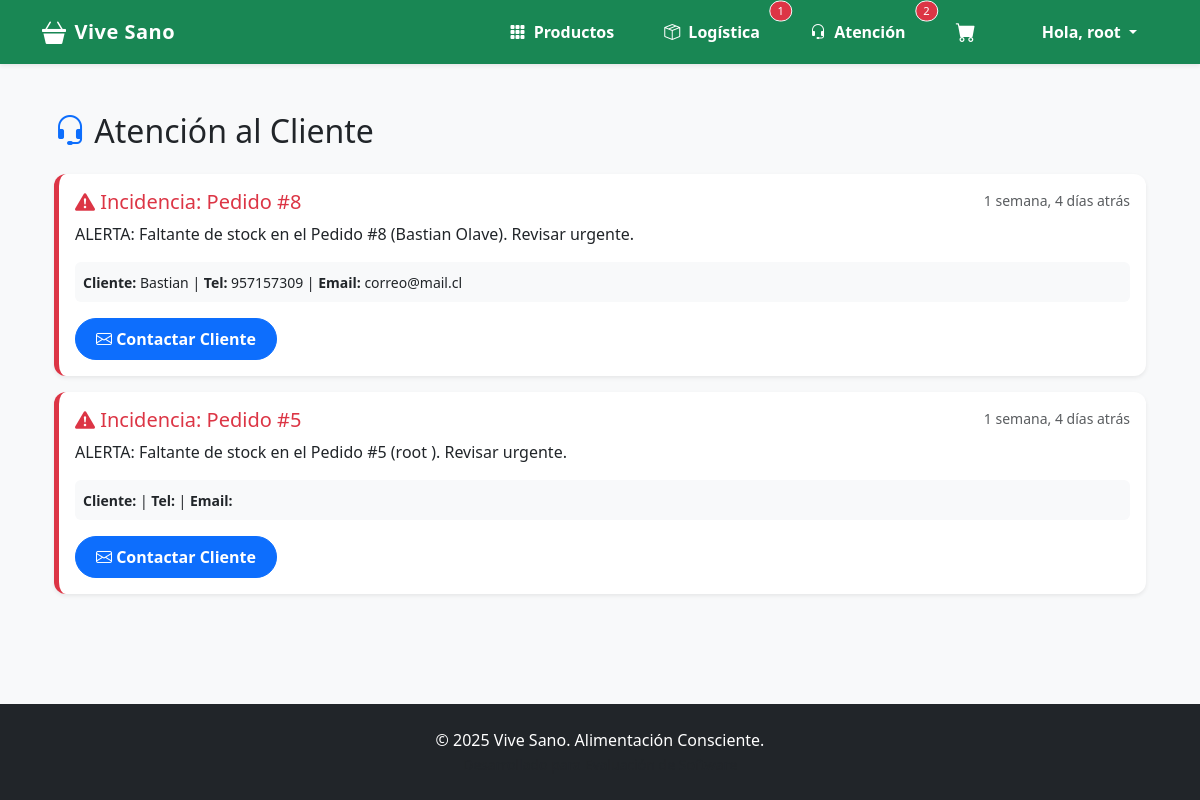
Before: /gestion/atencion/ (signed in) with the older database file.
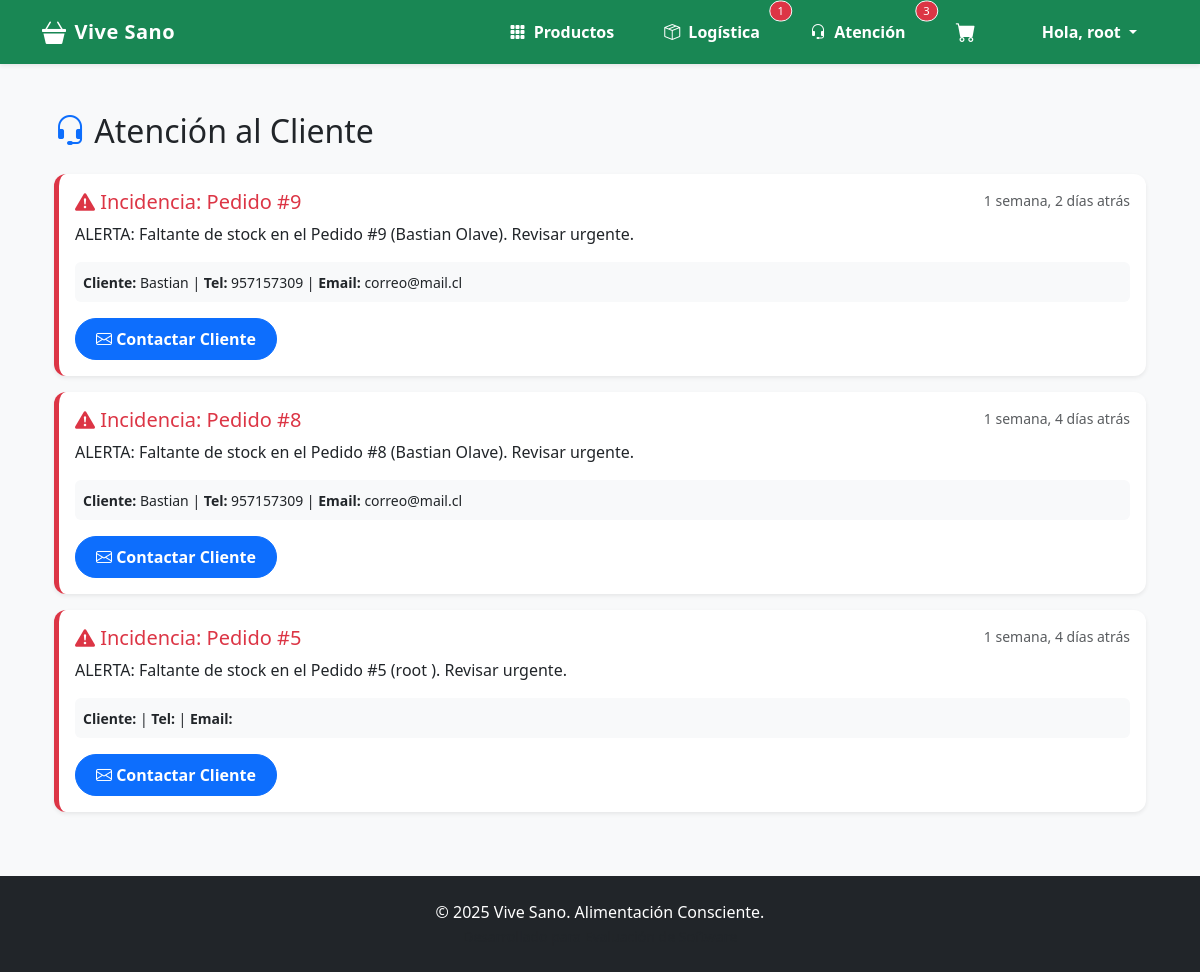
After: the same page with the newer database file.
### gestion/models.py (models this page shows, shortened)
class Notificacion(models.Model):
    ESTADOS = [
        ('PENDIENTE', 'Pendiente de Contacto'),
        ('ESPERA', 'Esperando Respuesta del Cliente'),
        ('LISTO', 'Gestionado / Resuelto'),
        ('CANCELADO', 'Pedido Anulado')
    ]
    destinatario_grupo = models.ForeignKey(Group, on_delete=models.CASCADE)
    mensaje = models.TextField()
    fecha = models.DateTimeField(auto_now_add=True)
    estado = models.CharField(max_length=20, choices=ESTADOS, default='PENDIENTE')
    pedido = models.ForeignKey(Pedido, on_delete=models.SET_NULL, null=True, blank=True)

class Pedido(models.Model):
    ESTADO_CHOICES = [
        ('Pendiente', 'Pendiente'),
        ('En Preparacion', 'En Preparación'),
        ('En Espera Faltante', 'En espera por faltante'), # [cite: 339]
        ('Despachado', 'Despachado'),
        ('Entregado', 'Entregado'),
        ('Cancelado', 'Cancelado'),
    ]
    cliente = models.ForeignKey(Cliente, on_delete=models.SET_NULL, null=True, blank=True)
    fecha = models.DateTimeField(auto_now_add=True)
    total = models.DecimalField(max_digits=10, decimal_places=2, default=0.00)
    estado = models.CharField(max_length=20, choices=ESTADO_CHOICES, default='Pendiente')
    codigo_seguimiento = models.CharField(max_length=20, blank=True, null=True)

class Cliente(models.Model):
    user = models.OneToOneField(User, on_delete=models.CASCADE, null=True, blank=True)
    nombre = models.CharField(max_length=100)
    apellido = models.CharField(max_length=100)
    email = models.EmailField(unique=True)
    telefono = models.CharField(max_length=15, blank=True)
    direccion = models.CharField(max_length=255, blank=True)
    comuna = models.CharField(max_length=100, blank=True)
    codigo_postal = models.CharField(max_length=10, blank=True)

### gestion/views.py (the view)
    def wrapper(request, *args, **kwargs):
        if not request.user.is_authenticated:
            return redirect('core:login')
        if not request.user.is_staff:
            messages.error(request, "No tienes permisos para acceder a esa sección.")
            return redirect('core:home')
        return view_func(request, *args, **kwargs)

### core/context_processors.py (called while the page is built)
def contadores_globales(request):
    data = {
        'cant_logistica': 0,
        'cant_atencion': 0
    }
    if request.user.is_authenticated and request.user.is_staff:
        if request.user.groups.filter(name='Logistica').exists() or request.user.is_superuser:
            data['cant_logistica'] = Pedido.objects.filter(
                estado__in=['Pendiente', 'En Preparacion', 'Pagado (WebPay)']
            ).count()
        if request.user.groups.filter(name='Atencion al cliente').exists() or request.user.is_superuser:
            try:
                grupo_atencion = Group.objects.get(name='Atencion al cliente')
                data['cant_atencion'] = Notificacion.objects.filter(
                    destinatario_grupo=grupo_atencion
                ).exclude(estado__in=['LISTO', 'CANCELADO']).count()
            except Group.DoesNotExist:
                pass
    return data

### core/templatetags/auth_extras.py (called while the page is built)
@register.filter(name='has_group')
def has_group(user, group_name):
    try:
        group = Group.objects.get(name=group_name)
    except Group.DoesNotExist:
        return False
    return group in user.groups.all()

### gestion/templates/gestion/dashboard_atencion.html (shortened to what this page needs)
{% extends 'base.html' %}
{% block content %}
<div class="container">
    <h2 class="mb-4"><i class="bi bi-headset text-primary"></i> Atención al Cliente</h2>
    <div class="row">
        <div class="col-md-12">
            {% for notif in notificaciones %}
            <div class="card mb-3 border-start border-5 {% if notif.estado == 'PENDIENTE' %}border-danger{% else %}border-warning{% endif %} shadow-sm">
                <div class="card-body">
                    <div class="d-flex justify-content-between">
                        <h5 class="card-title text-danger">
                            <i class="bi bi-exclamation-triangle-fill"></i> Incidencia: Pedido #{{ notif.pedido.id }}
                        </h5>
                        <small class="text-muted">{{ notif.fecha|timesince }} atrás</small>
                    </div>
                    <p class="card-text">{{ notif.mensaje }}</p>
                    <div class="bg-light p-2 rounded mb-3">
                        <small>
                            <strong>Cliente:</strong> {{ notif.pedido.cliente.nombre }} |
                            <strong>Tel:</strong> {{ notif.pedido.cliente.telefono }} |
                            <strong>Email:</strong> {{ notif.pedido.cliente.email }}
                        </small>
                    </div>
                    <div class="d-flex gap-2">
                        {% if notif.estado == 'PENDIENTE' %}
                            <a href="{% url 'redactar_correo' notif.id %}" class="btn btn-primary">
                                <i class="bi bi-envelope"></i> Contactar Cliente
                            </a>
                        {% endif %}
                    </div>
                </div>
            </div>
            {% empty %}
            <div class="text-center py-5">
                <i class="bi bi-emoji-smile fs-1 text-muted"></i>
                <p class="mt-3 text-muted">No hay incidencias pendientes.</p>
            </div>
            {% endfor %}
        </div>
    </div>
</div>
{% endblock %}

### templates/base.html (shortened to what this page needs)
{% load static %}
{% load auth_extras %} <!DOCTYPE html>
<html lang="es">
<head>
    <link href="https://cdn.jsdelivr.net/npm/bootstrap@5.3.2/dist/css/bootstrap.min.css" rel="stylesheet">
    <link rel="stylesheet" href="https://cdn.jsdelivr.net/npm/bootstrap-icons@1.11.3/font/bootstrap-icons.css">
    <link rel="stylesheet" href="https://cdn.jsdelivr.net/gh/lipis/flag-icons@6.6.6/css/flag-icons.min.css"/>
    <link rel="stylesheet" href="{% static 'css/styles.css' %}">
</head>
<body class="d-flex flex-column min-vh-100">
    <nav class="navbar navbar-expand-lg navbar-dark bg-success sticky-top shadow-sm">
      <div class="container">
        <a class="navbar-brand d-flex align-items-center" href="{% url 'core:home' %}">
            <i class="bi bi-basket3-fill me-2 fs-4"></i>
            <span>Vive Sano</span>
        </a>
        <div class="collapse navbar-collapse" id="navbarNav">
          <ul class="navbar-nav ms-auto align-items-center gap-2">
            <li class="nav-item">
                <a class="nav-link" href="{% url 'core:catalogo' %}">
                    <i class="bi bi-grid-3x3-gap-fill me-1"></i> Productos
                </a>
            </li>
            {% if user.is_staff %}
                {% if request.user|has_group:"Logistica" or user.is_superuser %}
                    <li class="nav-item position-relative">
                        <a class="nav-link" href="{% url 'dashboard_logistica' %}">
                            <i class="bi bi-box-seam me-1"></i> Logística
                        </a>
                        {% if cant_logistica > 0 %}
                        <span class="position-absolute top-0 start-100 translate-middle badge rounded-pill bg-danger border border-light" style="font-size: 0.7rem;">
                            {{ cant_logistica }}
                        </span>
                        {% endif %}
                    </li>
                {% endif %}
                {% if request.user|has_group:"Atencion al cliente" or user.is_superuser %}
                    <li class="nav-item position-relative">
                        <a class="nav-link" href="{% url 'dashboard_atencion' %}">
                            <i class="bi bi-headset me-1"></i> Atención
                        </a>
                        {% if cant_atencion > 0 %}
                        <span class="position-absolute top-0 start-100 translate-middle badge rounded-pill bg-danger border border-light" style="font-size: 0.7rem;">
                            {{ cant_atencion }}
                        </span>
                        {% endif %}
                    </li>
                {% endif %}
            {% endif %}
            <li class="nav-item position-relative me-2">
                <a href="{% url 'core:ver_carrito' %}" class="nav-link">
                    <i class="bi bi-cart-fill fs-5"></i>
                </a>
            </li>
            {% if user.is_authenticated %}
                <li class="nav-item dropdown ms-2">
                    <a class="nav-link dropdown-toggle" href="#" role="button" data-bs-toggle="dropdown">
                        Hola, {{ user.first_name|default:user.username }}
                    </a>
                </li>
            {% endif %}
          </ul>
        </div>
      </div>
    </nav>
    <main class="container my-5 flex-grow-1">
        {% block content %}{% endblock %}
    </main>
    <footer class="bg-dark text-white text-center py-4 mt-auto">
        <div class="container">
            <p class="mb-0">&copy; 2025 Vive Sano. Alimentación Consciente.</p>
            <small class="text-muted">Desarrollado para Evaluación de Software</small>
        </div>
    </footer>
</body>
</html>

Changed rows visible on the page:
added Notificacion: pedido.id "9", fecha "1 semana, 2 días", mensaje "ALERTA: Faltante de stock en el Pedido #9 (Bastian Olave). Revisar urgente.", pedido.cliente.nombre "Bastian", pedido.cliente.telefono "957157309", pedido.cliente.email "correo@mail.cl", estado "PENDIENTE" (drawn)
Other visible differences:
{{ cant_atencion }}: "2" → "3"
